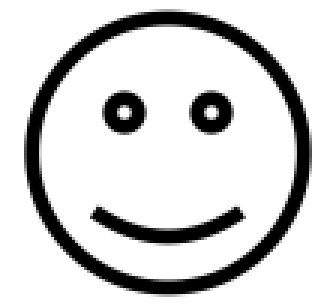
#> input picture introduction_of_computer_vision/A2/smile.png, 111 x 101 px (shown 3 times larger)
$ python A2__2d_transformations.py
#> lines starting #> are read from the running program, lines starting #| are printed output that depends on the picture
import cv2
import numpy as np
import math

def get_transformed_image(img, M):
    board = np.full((801,801),255)
    cornery, cornerx =[], []
    for h in range(1,img.shape[0]-1):
        for w in range(1,img.shape[1]-1):
            T = np.dot(M,[[h-img.shape[0]//2],[w-img.shape[1]//2],[1]])

            y = int(round(T[0][0]-401))
            x = int(round(T[1][0]-401))
            cornerx.append(x)
            cornery.append(y)
            y_up, y_down = math.ceil(T[0][0] - 401), math.floor(T[0][0] - 401)
            x_up, x_down = math.ceil(T[1][0] - 401), math.floor(T[1][0] - 401)
            board[y_up, x_down], board[y_up, x_up], board[y_down, x_down]= img[h,w],img[h,w],img[h,w]

    board= board.astype(np.uint8)

    cv2.arrowedLine(board, (0,400), (800,400), 0,  tipLength=0.02)
    cv2.arrowedLine(board, (400,800),(400,0), 0,  tipLength=0.02)
    return board

img = cv2.imread("smile.png", cv2.IMREAD_GRAYSCALE)
#> img is the input picture: shape (101, 111); min 0, max 255, mean 211.5

M=[[1,0,0],[0,1,0],[0,0,1]]
plane=get_transformed_image(img, M)
#> after the loop in get_transformed_image, `for h in range(1,img.shape[0]-1):`:
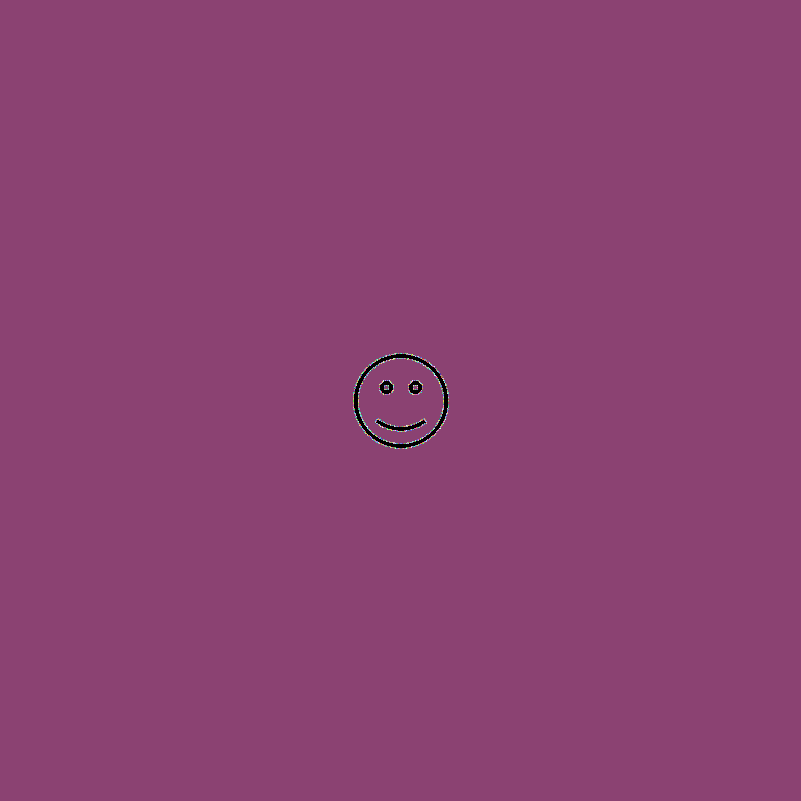
#> board: shape (801, 801) int64; 243 distinct labels, from 0 to 255; one colour per label, 0 black
#> after the loop in get_transformed_image, `for h in range(1,img.shape[0]-1):`: cornerx = 10791 values, max -347 at index 108, min -455 at index 0, mean -401; cornery = 10791 values from -450 to -352
#> in get_transformed_image, `board= board.astype(np.uint8)`:
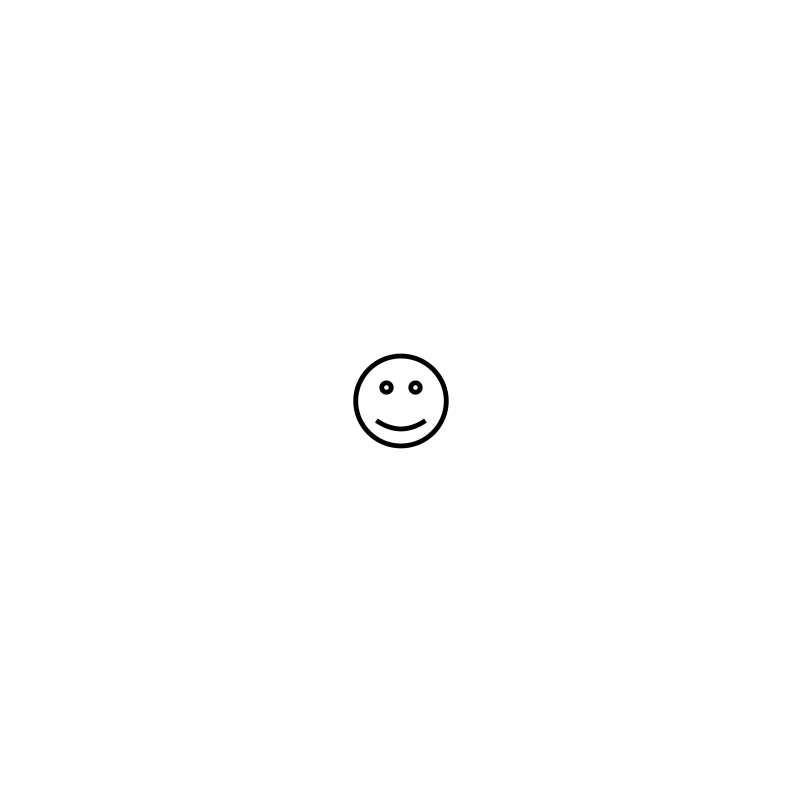
#> board: shape (801, 801); min 0, max 255, mean 254.2
alpha=math.cos(5 * math.pi / 180)
beta=math.sin(5 * math.pi / 180)

finish=False
while not finish:
    cv2.imshow("test", plane)
    key=cv2.waitKey(0)
#> (key x is pressed here)
    if key == ord('a'):
        M_a=[[1,0,0],[0,1,-5],[0,0,1]]
        M = np.dot(M_a, M)
    elif key ==ord('d'):
        M_d = [[1, 0, 0], [0, 1, 5], [0, 0, 1]]
        M = np.dot(M_d, M)
    elif key == ord('w'):
        M_w= [[1, 0, -5], [0, 1, 0], [0, 0, 1]]
        M = np.dot(M_w, M)
    elif key ==ord('s'):
        M_s = [[1, 0, 5], [0, 1, 0], [0, 0, 1]]
        M = np.dot(M_s, M)
    elif key ==ord('r'):
        M_r = [[alpha, -beta, 0],[beta, alpha, 0],[0, 0, 1]]
        M = np.dot(M_r, M)
    elif key ==ord('R'):
        M_r = [[alpha, beta, 0],[-beta, alpha, 0],[0, 0, 1]]
        M = np.dot(M_r, M)
    elif key ==ord('F'):
        M_f = [[-1,0,0],[0,1,0],[0,0,1]]
        M = np.dot(M_f, M)
    elif key ==ord('f'):
        M_f = [[1, 0, 0], [0, -1, 0], [0, 0, 1]]
        M = np.dot(M_f, M)
    elif key ==ord('y'):
        M_x = [[0.95,0,0],[0,1,0],[0,0,1]]
        M = np.dot(M_x, M)
    elif key ==ord('Y'):
        M_x = [[1.05,0,0],[0,1,0],[0,0,1]]
        M = np.dot(M_x, M)
    elif key ==ord('x'):
        M_y = [[1, 0, 0], [0, 0.95, 0], [0, 0, 1]]
        M = np.dot(M_y, M)
    elif key ==ord('X'):
        M_y = [[1, 0, 0], [0, 1.05, 0], [0, 0, 1]]
        M = np.dot(M_y, M)
    elif key ==ord('H'):
        M = [[1,0,0],[0,1,0],[0,0,1]]
    elif key ==ord('Q'):
        finish=True
    plane = get_transformed_image(img, M)
#> after the loop in get_transformed_image (call 2), `for h in range(1,img.shape[0]-1):`: board: shape (801, 801) int64; 242 distinct labels, from 0 to 255
#> after the loop in get_transformed_image (call 2), `for h in range(1,img.shape[0]-1):`: cornerx = 10791 values, max -350 at index 108, min -452 at index 0, mean -401
#> in get_transformed_image (call 2), `cv2.arrowedLine(board, (400,800),(400,0), 0,  tipLength=0.02)`:
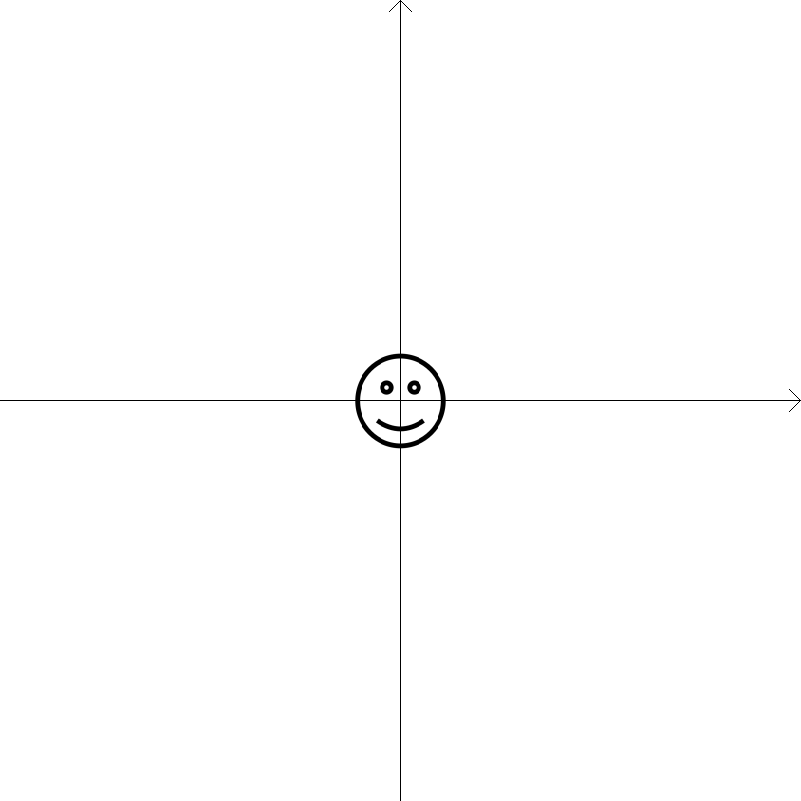
#> board: shape (801, 801); min 0, max 255, mean 253.6
